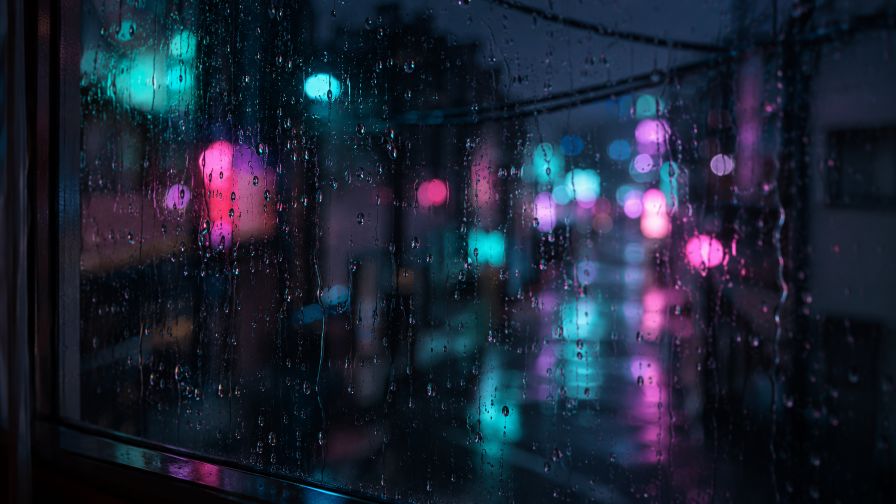
#> input picture assets/look_mix/plate_mix.png, 1792 x 1008 px (shown at 1/2 size)
$ python -i look_mix.py   (imports and definitions only)
#> lines starting #> are read from the running program, lines starting #| are printed output that depends on the picture
"""Look MIX (HUBIE_LOOK=mix, owner pick 2026-11-09, docs/screenshot_live.png): setup 10's rainy neon alley behind
everything, Hubie's desk cam top left in a pink neon rim (Kick-green LIVE · AI badge, "hubie / night shift" plate on
its bottom edge), a dark glass chat panel under it, the game top right in a teal neon rim, under the game a white
notification card with his current line ("hubie  now", avatar) and a row of white pills (live time, rounds, best, the
game's name, Demo play), and setup 06's dark safety strip at the bottom.

Everything is drawn at 1280x720 and scaled for other sizes. The static part is one RGBA picture (frame.png) with
rounded holes for the game and the cam; the pills, the chat list and his line are drawn over it (the pills as a
transparent layer, the chat cut from the flattened frame like look H). Cosmetic: nothing here may raise into the stream.
"""
from __future__ import annotations

import hashlib
from functools import lru_cache
from pathlib import Path

from PIL import Image, ImageChops, ImageDraw, ImageFilter, ImageFont

ASSETS = Path(__file__).resolve().parents[2] / "assets/look_mix"
PLATE = ASSETS / "plate_mix.png"
AVATAR = ASSETS / "avatar.png"
FD = ASSETS / "fonts"
FALLBACK = "/usr/share/fonts/truetype/dejavu/DejaVuSans-Bold.ttf"
FONTS = {"ib": FD / "Inter_28pt-Bold.ttf", "is": FD / "Inter_28pt-SemiBold.ttf", "im": FD / "Inter_28pt-Medium.ttf",
         "sb": FD / "SpaceGrotesk-Bold.ttf", "sr": FD / "SpaceGrotesk-Regular.ttf", "sm": FD / "SpaceGrotesk-Medium.ttf",
         "px": Path("/root/.fonts/Poppins-ExtraBold.ttf")}

W, H = 1280, 720
TEAL = (64, 224, 208)
PINK = (255, 92, 170)
NIGHT = (8, 12, 26)
MUTE = (150, 160, 190)
WHITE = (240, 245, 248)
KICK = (83, 252, 24)
ICE = (150, 220, 255)
# the white glass (setup 09's card and pills)
INK = (16, 30, 48)
GREY = (110, 122, 136)
BEST = (0, 150, 150)
GLASS = (250, 252, 253)
GLASS_A = 0.93
DP_FILL, DP_EDGE, DP_TXT = (220, 244, 242), (120, 210, 204), (0, 150, 150)
# chat (setup 10)
CHAT_TEXT = (226, 230, 240)
HUB_TEXT = (214, 250, 246)
CHAT_HINT = (96, 108, 140)
NAME_COLOURS = [(120, 200, 255), PINK, (150, 240, 140), (255, 180, 90), (190, 160, 255), (240, 240, 120),
                (255, 130, 120)]

# ---- boxes (x0, y0, x1, y1) at 1280x720 ----
GAME = (408, 24, 1256, 504)           # 848x480, ~1.77:1
CAM = (24, 24, 384, 264)              # 360x240 = the clip's own 3:2, nothing cut
CHATP = (24, 284, 384, 672)           # chat glass panel
CHAT_BODY = (28, 330, 380, 666)       # where the chat list is drawn (under the header divider)
CARD = (408, 522, 1256, 618)          # the notification card
PILLS_Y = 634                         # the pill row, 38 tall
PILL_LAYER = (392, 598, 1272, 686)    # the transparent pill layer (pills + their shadows)
VEIL = (488, 556, 1248, 616)          # his line inside the card (dimmed between lines)
LINE_X = 494                          # his line starts here (after the avatar)
LINE_W = 738
LINE_SIZE = 23
LINE_BASE = {"sub_top": 582, "sub_bot": 609, "sub_mid": 591}   # baselines: two lines / one line
STRIP_Y, STRIP_H = 686, 34
PLATE_Y = 250                          # the "hubie / night shift" plate: on the cam's bottom edge, clear of the paw


# [6 lines left out: function font, not called in this run]


def name_colour(user: str) -> tuple:
    h = int(hashlib.md5(str(user or "").lower().encode("utf-8")).hexdigest()[:8], 16)
    return NAME_COLOURS[h % len(NAME_COLOURS)]


# ---------- drawing helpers ----------

# [56 lines left out: functions _rmask, _shadow, _glass, _rrect, _neon, not called in this run]


def _vignette(im: Image.Image, k: float = 0.3, cy: float = 0.45) -> Image.Image:
    import numpy as np
    yy, xx = np.mgrid[0:im.height, 0:im.width].astype(np.float32)
    v = 1 - k * np.clip(((xx - im.width / 2) / (im.width / 2)) ** 2 + ((yy - im.height * cy) / (im.height * 0.6)) ** 2
                        - 0.2, 0, 1)
    return Image.fromarray((np.asarray(im) * v[..., None]).astype(np.uint8))


# [23 lines left out: functions avatar, live_badge, not called in this run]


# ---------- the static layer ----------

def _background() -> Image.Image:
    try:
        im = Image.open(PLATE).convert("RGB").resize((W, H), Image.LANCZOS)
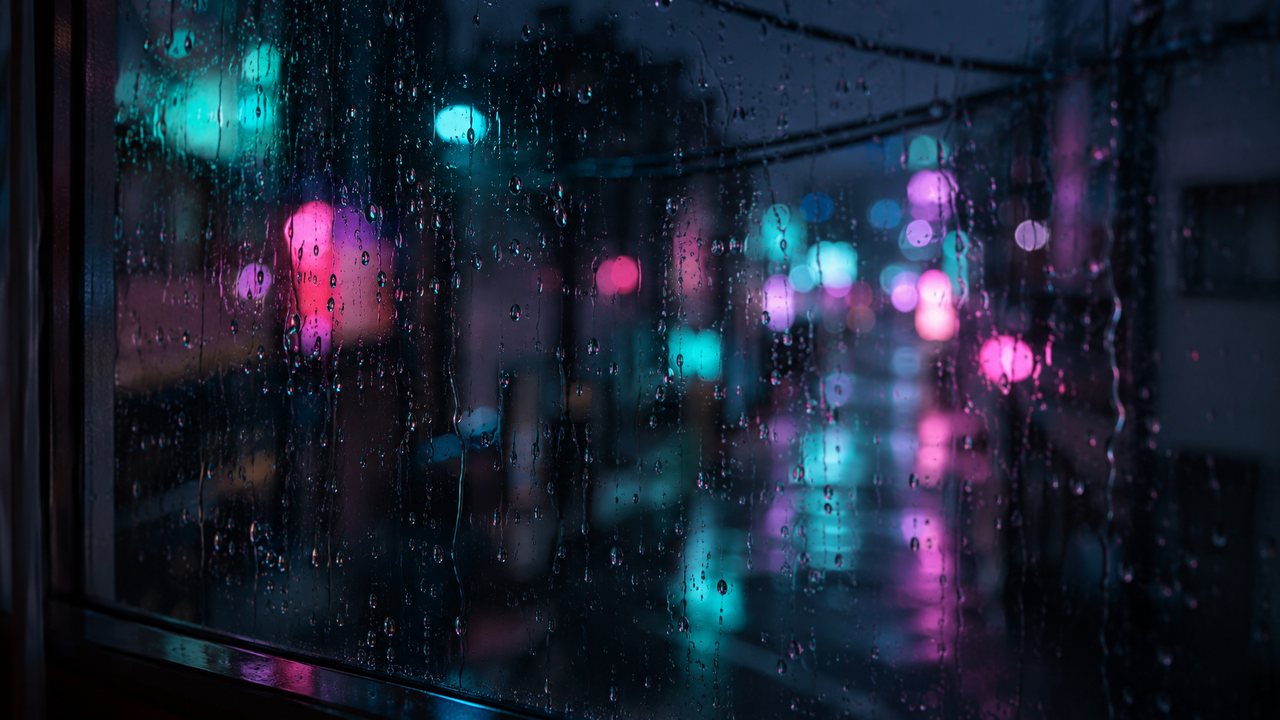
#> im: PIL image 1280x720 RGB; mean R, G, B 27.6, 35.4, 51.9
    except OSError:
        im = Image.new("RGB", (W, H), NIGHT)
    im = im.filter(ImageFilter.GaussianBlur(1.5))
    im = Image.eval(im, lambda v: int(v * 0.85))
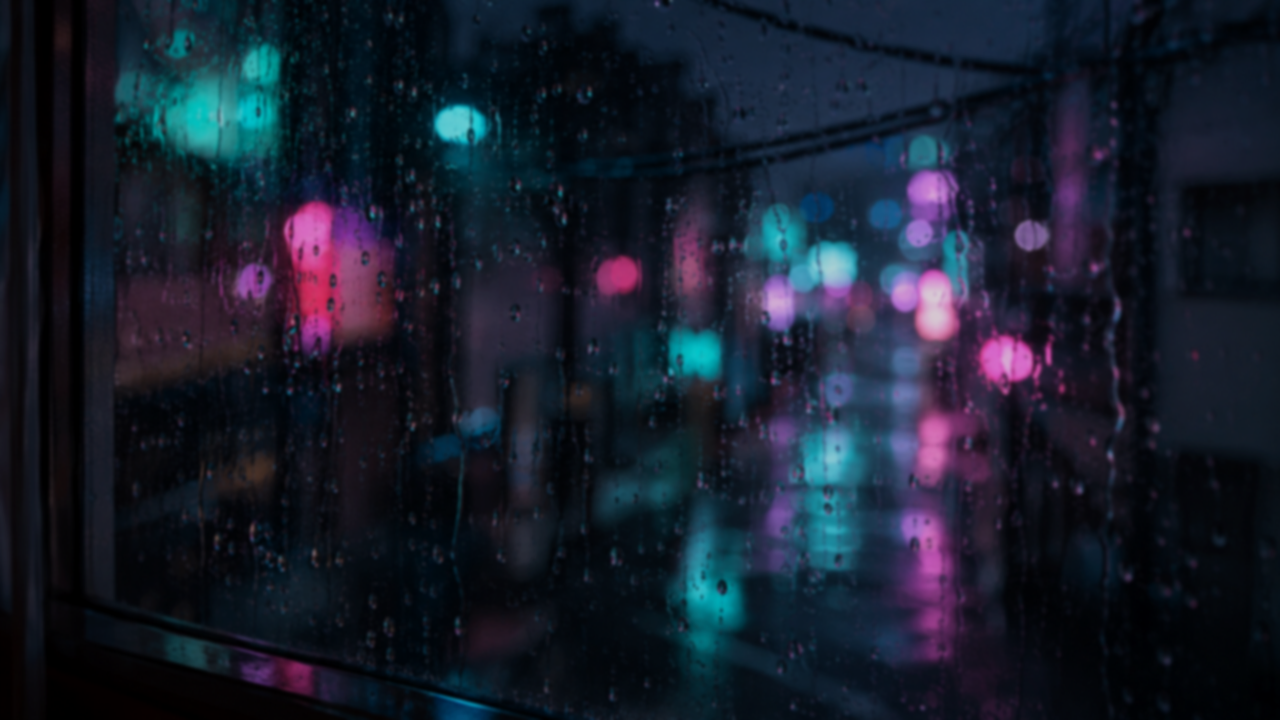
#> im: PIL image 1280x720 RGB; mean R, G, B 22.9, 29.6, 43.6
    return _vignette(im, 0.3)


# [45 lines left out: function frame_1280, not called in this run]


def scaled(img: Image.Image, w: int, h: int) -> Image.Image:
    return img if (w, h) == img.size else img.resize((w, h), Image.LANCZOS)


# ---------- dynamic layers (drawn at 1280 units) ----------

def pill_values(lab_vals) -> list:
    return [(str(a), str(b), c) for a, b, c in lab_vals]


# [137 lines left out: functions _pill_glass, _flat, draw_pills, chat_rows, draw_chat, draw_veil, not called in this run]

>>> result = _background()
